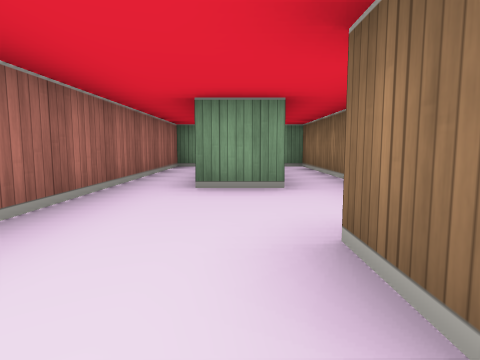
[1] (above)

16 first-person views from a walk through a cub3D ray-caster map. The camera is about half as high as the walls, tilts 6° down and sees 75° across. The floor is counted in squares. Each view is taken from the middle of a square. On the plan, view 1 faces up. The plan holds only what a view shows up to about 9 squares ahead; the rest is blank.

[2]
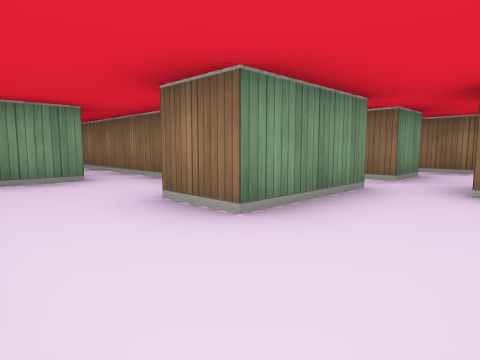

[3]
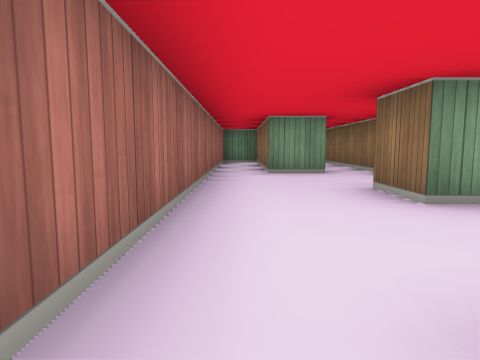

[4]
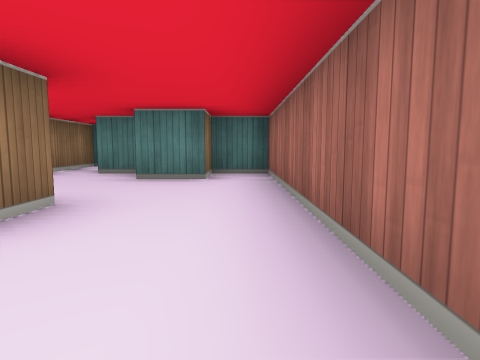

[5]
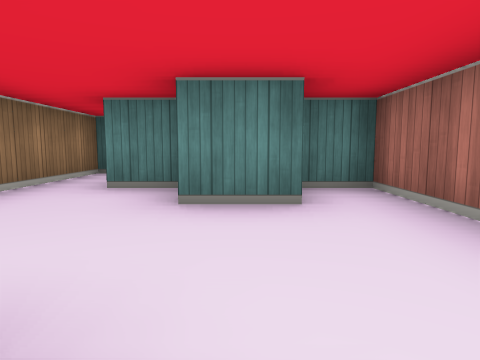

[6]
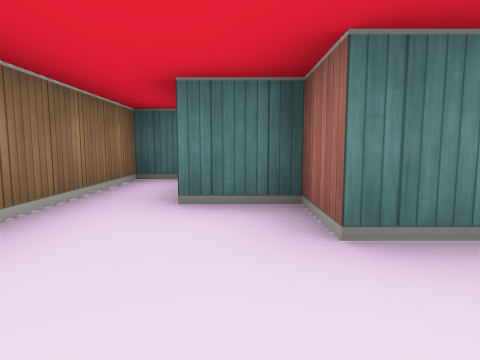

[7]
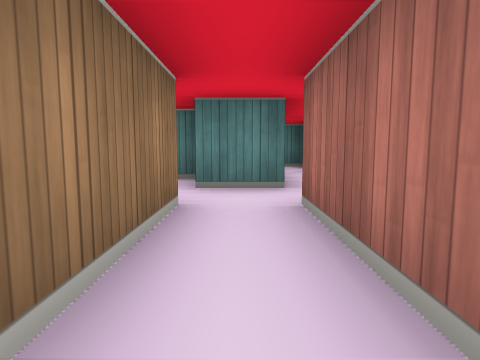

[8]
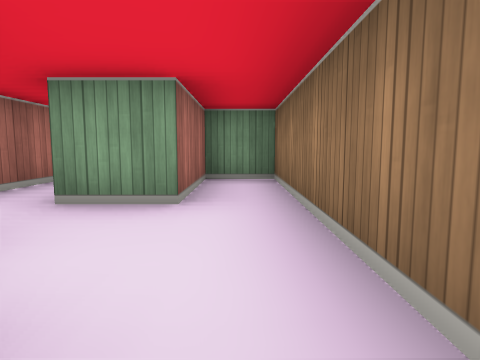

[9]
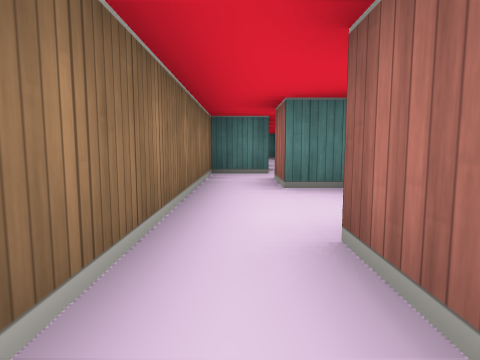

[10]
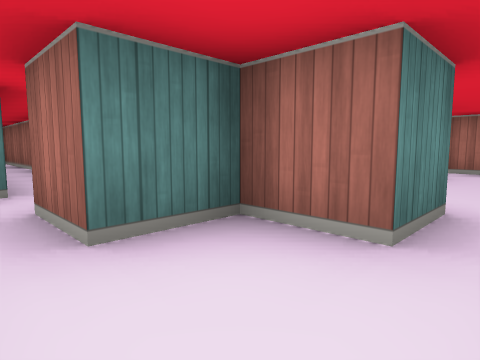

[11]
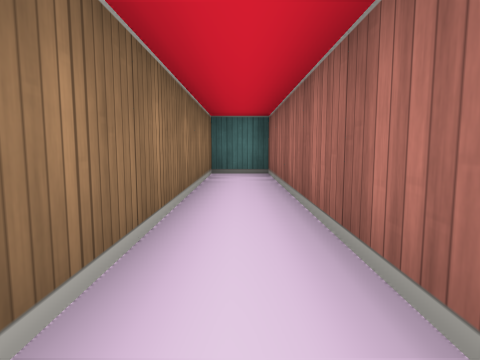

[12]
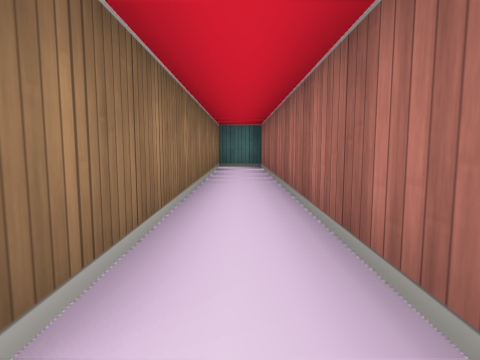

[13]
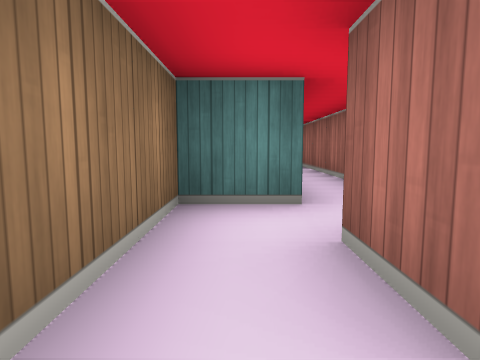

[14]
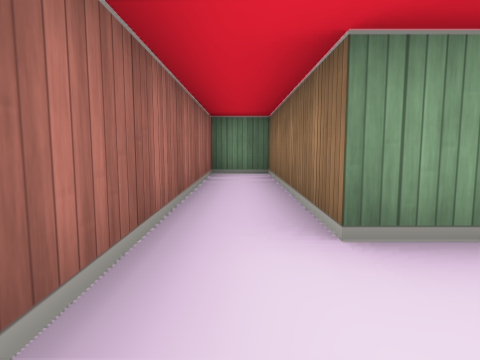

[15]
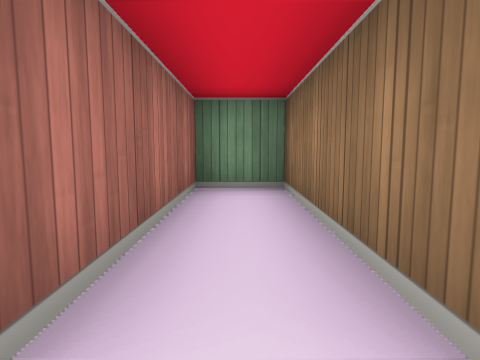

[16]
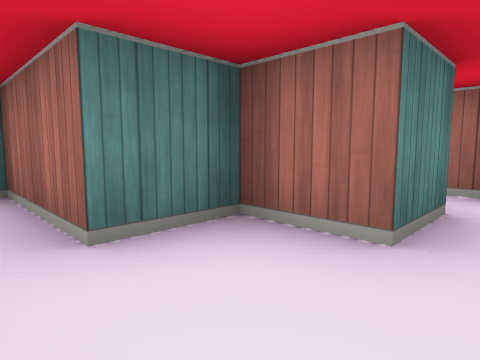

### Floor plan
Ten units are one square. View 1 is at (0, 0); x grows to the right and y downward. Boxes are objects, and circles mark ways between rooms. Rooms are numbered by the first view taken in them; rooms with no view inside come last. Other rooms are left out.
<svg viewBox="-20 -80 80 190">
<path fill="none" stroke="#000" d="M6 -35 -5 -35 -5 -75 -15 -75 -15 25 -5 25 -5 15 5 15 5 25 15 25 15 45 25 45 25 5M15 -31 15 -75 10 -75M15 -5 5 -5 5 -15M35 -5 35 -35 25 -35 25 -5 15 -5M25 5 35 5M35 5 35 15 45 15 45 25M55 25 55 -25 45 -25 45 -5 35 -5M35 35 35 105 45 105 45 35 55 35 55 25"/>
<circle cx="20" cy="0" r="3" fill="#2a7"/>
<circle cx="40" cy="0" r="3" fill="#2a7"/>
<circle cx="50" cy="20" r="3" fill="#2a7"/>
<text x="0" y="-20">1</text>
<text x="30" y="-10">2</text>
<text x="50" y="0">3</text>
<text x="40" y="60">4</text>
</svg>
Room 1 opens to room 2. Room 2 opens to room 3. Room 3 opens to room 4.

Where each view was taken, in squares from view 1:
view 1: 0 up, 0 right, facing up
view 2: 1 down, 1 left, facing up-right
view 3: 2 down, 1 left, facing up
view 4: 3 up, 1 left, facing down
view 5: 1 up, 0 right, facing down
view 6: 0 up, 1 right, facing down
view 7: 3 up, 3 right, facing down
view 8: 2 down, 5 right, facing up
view 9: 2 up, 5 right, facing down
view 10: 0 up, 5 right, facing down-left
view 11: 5 down, 4 right, facing down
view 12: 3 down, 4 right, facing down
view 13: 1 down, 5 right, facing down
view 14: 2 up, 1 left, facing up
view 15: 0 up, 3 right, facing up
view 16: 1 down, 2 right, facing down-left
